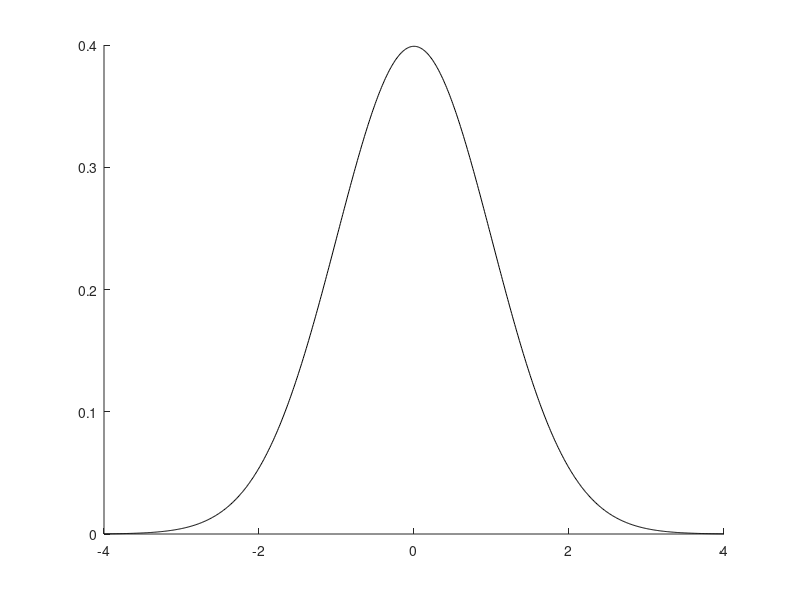

Reproduce this figure in MATLAB.
function plotGaussian
    
    mu = 0;
    sigma = 1;
    x = -4:0.01:4;
    y = 1/sqrt(2*pi*sigma^2)*exp(-1/2*(x-mu./sigma).^2);

    figure(1);clf
    plot(x,y,'k-')
    set(gca,'Box','off')
    
end